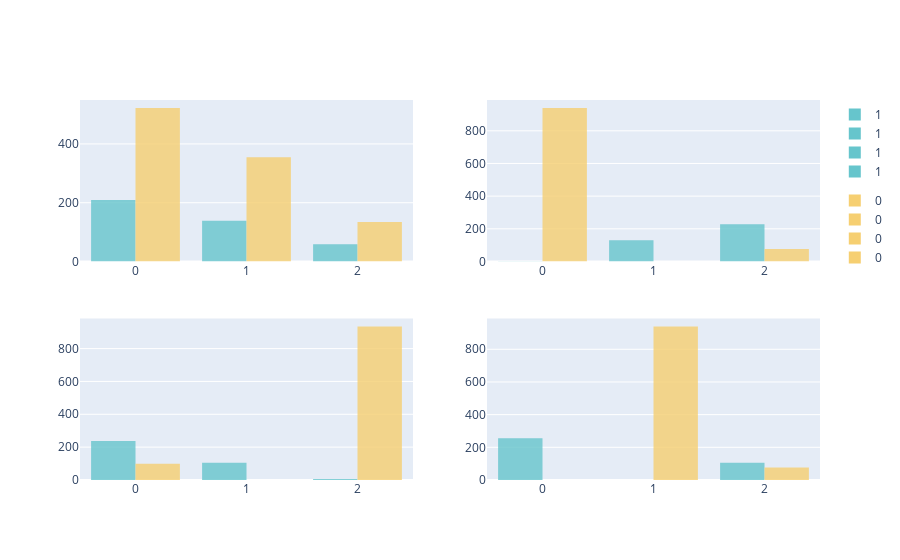

This figure's notebook cell:
### Code cell
kmeans_results = [[],[],[],[]]
cluster_centers = [[],[],[],[]]
cluster_labels = [[],[],[],[]]

for idx, model in enumerate(models):

    # Use what would be known as the optimale amount of clusters.
    kmeans = KMeans(n_clusters=3)

    # fit the KMeans algorithm to the fan samples
    kmeans_results[idx] = kmeans.fit(model['mel_spect_db'].to_list())

    # clusters is the mean of each feature we have that defines a cluster.
    cluster_centers[idx] = kmeans.cluster_centers_

    # cluster labels are the predictions our fitted KMeans algortihm gives.
    cluster_labels[idx] = pd.Series(kmeans.labels_, name='cluster')
    
fig = make_subplots(rows=2, cols=2)
traces = [[],[],[],[]]

for x in range(4):
    
    traces[x] = px.histogram(
        color=models[x]['anomaly'], 
        x=cluster_labels[x], 
        opacity = 0.8, 
        color_discrete_sequence=px.colors.qualitative.Pastel
    )
    
fig.add_traces(list(traces[0].select_traces()), 1, 1)
fig.add_traces(list(traces[1].select_traces()), 1, 2)
fig.add_traces(list(traces[2].select_traces()), 2, 1)
fig.add_traces(list(traces[3].select_traces()), 2, 2)

### Figure 1 — Plotly figure (JSON) as saved in the notebook; plotly's stock layout.template omitted (floating-point values rounded to 4 significant figures; data arrays with more than 128 entries replaced by an {"elided": "..."} marker saying what was removed)
{"data": [{"alignmentgroup": "True", "bingroup": "x", "hovertemplate": "color=1<br>x=%{x}<br>count=%{y}<extra></extra>", "legendgroup": "1", "marker": {"color": "rgb(102, 197, 204)", "opacity": 0.8, "pattern": {"shape": ""}}, "name": "1", "offsetgroup": "1", "orientation": "v", "showlegend": true, "type": "histogram", "x": {"elided": "407 int values"}, "xaxis": "x", "yaxis": "y"}, {"alignmentgroup": "True", "bingroup": "x", "hovertemplate": "color=0<br>x=%{x}<br>count=%{y}<extra></extra>", "legendgroup": "0", "marker": {"color": "rgb(246, 207, 113)", "opacity": 0.8, "pattern": {"shape": ""}}, "name": "0", "offsetgroup": "0", "orientation": "v", "showlegend": true, "type": "histogram", "x": {"elided": "1011 int values"}, "xaxis": "x", "yaxis": "y"}, {"alignmentgroup": "True", "bingroup": "x", "hovertemplate": "color=1<br>x=%{x}<br>count=%{y}<extra></extra>", "legendgroup": "1", "marker": {"color": "rgb(102, 197, 204)", "opacity": 0.8, "pattern": {"shape": ""}}, "name": "1", "offsetgroup": "1", "orientation": "v", "showlegend": true, "type": "histogram", "x": {"elided": "359 int values"}, "xaxis": "x2", "yaxis": "y2"}, {"alignmentgroup": "True", "bingroup": "x", "hovertemplate": "color=0<br>x=%{x}<br>count=%{y}<extra></extra>", "legendgroup": "0", "marker": {"color": "rgb(246, 207, 113)", "opacity": 0.8, "pattern": {"shape": ""}}, "name": "0", "offsetgroup": "0", "orientation": "v", "showlegend": true, "type": "histogram", "x": {"elided": "1016 int values"}, "xaxis": "x2", "yaxis": "y2"}, {"alignmentgroup": "True", "bingroup": "x", "hovertemplate": "color=1<br>x=%{x}<br>count=%{y}<extra></extra>", "legendgroup": "1", "marker": {"color": "rgb(102, 197, 204)", "opacity": 0.8, "pattern": {"shape": ""}}, "name": "1", "offsetgroup": "1", "orientation": "v", "showlegend": true, "type": "histogram", "x": {"elided": "348 int values"}, "xaxis": "x3", "yaxis": "y3"}, {"alignmentgroup": "True", "bingroup": "x", "hovertemplate": "color=0<br>x=%{x}<br>count=%{y}<extra></extra>", "legendgroup": "0", "marker": {"color": "rgb(246, 207, 113)", "opacity": 0.8, "pattern": {"shape": ""}}, "name": "0", "offsetgroup": "0", "orientation": "v", "showlegend": true, "type": "histogram", "x": {"elided": "1033 int values"}, "xaxis": "x3", "yaxis": "y3"}, {"alignmentgroup": "True", "bingroup": "x", "hovertemplate": "color=1<br>x=%{x}<br>count=%{y}<extra></extra>", "legendgroup": "1", "marker": {"color": "rgb(102, 197, 204)", "opacity": 0.8, "pattern": {"shape": ""}}, "name": "1", "offsetgroup": "1", "orientation": "v", "showlegend": true, "type": "histogram", "x": {"elided": "361 int values"}, "xaxis": "x4", "yaxis": "y4"}, {"alignmentgroup": "True", "bingroup": "x", "hovertemplate": "color=0<br>x=%{x}<br>count=%{y}<extra></extra>", "legendgroup": "0", "marker": {"color": "rgb(246, 207, 113)", "opacity": 0.8, "pattern": {"shape": ""}}, "name": "0", "offsetgroup": "0", "orientation": "v", "showlegend": true, "type": "histogram", "x": {"elided": "1015 int values"}, "xaxis": "x4", "yaxis": "y4"}], "layout": {"xaxis": {"anchor": "y", "domain": [0, 0.45]}, "xaxis2": {"anchor": "y2", "domain": [0.55, 1]}, "xaxis3": {"anchor": "y3", "domain": [0, 0.45]}, "xaxis4": {"anchor": "y4", "domain": [0.55, 1]}, "yaxis": {"anchor": "x", "domain": [0.575, 1]}, "yaxis2": {"anchor": "x2", "domain": [0.575, 1]}, "yaxis3": {"anchor": "x3", "domain": [0, 0.425]}, "yaxis4": {"anchor": "x4", "domain": [0, 0.425]}}}
